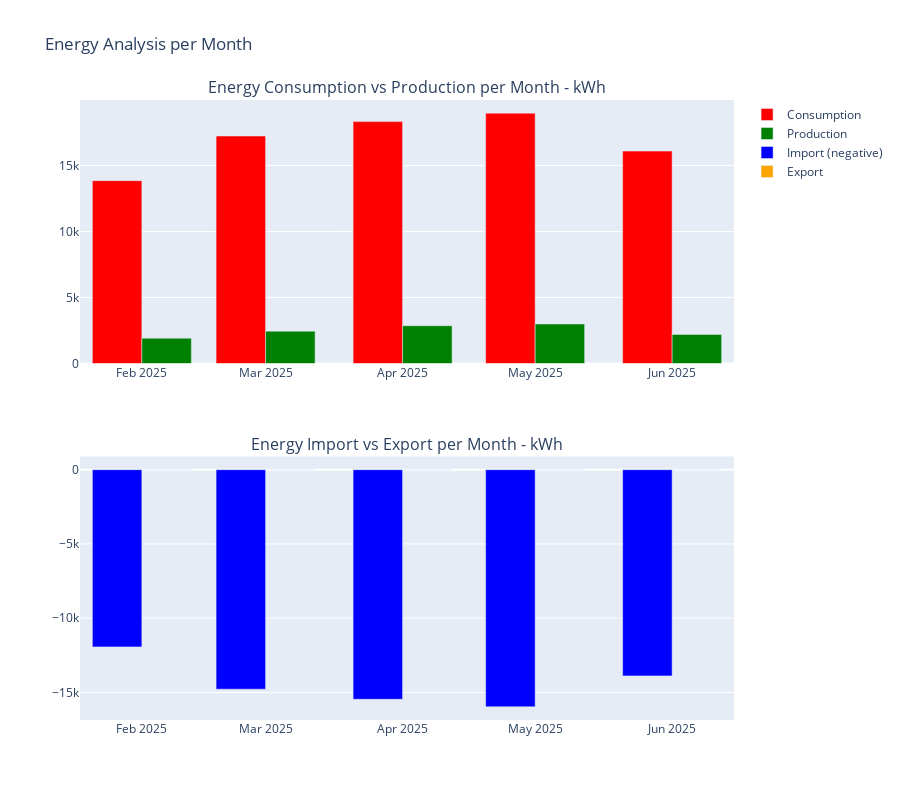
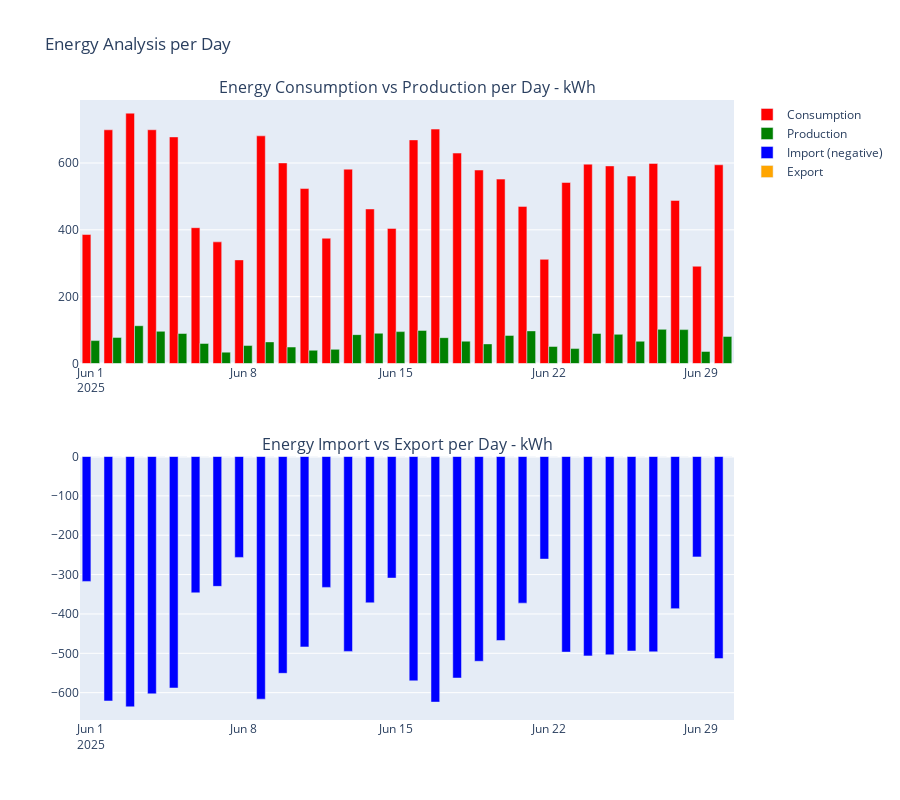

The notebook cell saved with these charts, in order:
### Code cell
ea.generate_summary_energy(df)

### Figure 1 — Plotly figure (JSON) as saved in the notebook; plotly's stock layout.template omitted (floating-point values rounded to 4 significant figures)
{"data": [{"marker": {"color": "red"}, "name": "Consumption", "type": "bar", "x": ["2025-02", "2025-03", "2025-04", "2025-05", "2025-06"], "xaxis": "x", "y": [13850.0, 17230.0, 18330.0, 18970.0, 16090.0], "yaxis": "y"}, {"marker": {"color": "green"}, "name": "Production", "type": "bar", "x": ["2025-02", "2025-03", "2025-04", "2025-05", "2025-06"], "xaxis": "x", "y": [1918.0, 2451.0, 2863.0, 2995.0, 2206.0], "yaxis": "y"}, {"marker": {"color": "blue"}, "name": "Import (negative)", "type": "bar", "x": ["2025-02", "2025-03", "2025-04", "2025-05", "2025-06"], "xaxis": "x2", "y": [-11940.0, -14780.0, -15470.0, -15970.0, -13890.0], "yaxis": "y2"}, {"marker": {"color": "orange"}, "name": "Export", "type": "bar", "x": ["2025-02", "2025-03", "2025-04", "2025-05", "2025-06"], "xaxis": "x2", "y": [0.0, 0.0, 0.001333, 0.05342, 0.0], "yaxis": "y2"}], "layout": {"annotations": [{"font": {"size": 16}, "showarrow": false, "text": "Energy Consumption vs Production per Month - kWh", "x": 0.5, "xanchor": "center", "xref": "paper", "y": 1, "yanchor": "bottom", "yref": "paper"}, {"font": {"size": 16}, "showarrow": false, "text": "Energy Import vs Export per Month - kWh", "x": 0.5, "xanchor": "center", "xref": "paper", "y": 0.425, "yanchor": "bottom", "yref": "paper"}], "height": 800, "showlegend": true, "title": {"text": "Energy Analysis per Month"}, "xaxis": {"anchor": "y", "domain": [0, 1]}, "xaxis2": {"anchor": "y2", "domain": [0, 1]}, "yaxis": {"anchor": "x", "domain": [0.575, 1]}, "yaxis2": {"anchor": "x2", "domain": [0, 0.425]}}}

### Figure 2 — Plotly figure (JSON) as saved in the notebook; plotly's stock layout.template omitted (floating-point values rounded to 4 significant figures)
{"data": [{"marker": {"color": "red"}, "name": "Consumption", "type": "bar", "x": ["2025-06-01", "2025-06-02", "2025-06-03", "2025-06-04", "2025-06-05", "2025-06-06", "2025-06-07", "2025-06-08", "2025-06-09", "2025-06-10", "2025-06-11", "2025-06-12", "2025-06-13", "2025-06-14", "2025-06-15", "2025-06-16", "2025-06-17", "2025-06-18", "2025-06-19", "2025-06-20", "2025-06-21", "2025-06-22", "2025-06-23", "2025-06-24", "2025-06-25", "2025-06-26", "2025-06-27", "2025-06-28", "2025-06-29", "2025-06-30"], "xaxis": "x", "y": [385.9, 699.3, 749.0, 699.4, 677.9, 406.4, 363.9, 310.0, 681.2, 600.2, 523.4, 374.9, 581.5, 462.3, 404.3, 669.1, 701.4, 629.6, 578.9, 551.7, 470.1, 311.7, 541.6, 596.4, 591.3, 560.8, 598.5, 487.9, 291.1, 594.6], "yaxis": "y"}, {"marker": {"color": "green"}, "name": "Production", "type": "bar", "x": ["2025-06-01", "2025-06-02", "2025-06-03", "2025-06-04", "2025-06-05", "2025-06-06", "2025-06-07", "2025-06-08", "2025-06-09", "2025-06-10", "2025-06-11", "2025-06-12", "2025-06-13", "2025-06-14", "2025-06-15", "2025-06-16", "2025-06-17", "2025-06-18", "2025-06-19", "2025-06-20", "2025-06-21", "2025-06-22", "2025-06-23", "2025-06-24", "2025-06-25", "2025-06-26", "2025-06-27", "2025-06-28", "2025-06-29", "2025-06-30"], "xaxis": "x", "y": [68.57, 78.14, 113.0, 96.35, 89.76, 59.99, 33.98, 53.67, 64.68, 49.31, 39.62, 42.33, 86.38, 90.55, 95.38, 99.06, 77.33, 66.77, 58.67, 84.1, 97.61, 51.0, 44.65, 89.86, 87.32, 66.62, 102.2, 101.4, 36.05, 81.09], "yaxis": "y"}, {"marker": {"color": "blue"}, "name": "Import (negative)", "type": "bar", "x": ["2025-06-01", "2025-06-02", "2025-06-03", "2025-06-04", "2025-06-05", "2025-06-06", "2025-06-07", "2025-06-08", "2025-06-09", "2025-06-10", "2025-06-11", "2025-06-12", "2025-06-13", "2025-06-14", "2025-06-15", "2025-06-16", "2025-06-17", "2025-06-18", "2025-06-19", "2025-06-20", "2025-06-21", "2025-06-22", "2025-06-23", "2025-06-24", "2025-06-25", "2025-06-26", "2025-06-27", "2025-06-28", "2025-06-29", "2025-06-30"], "xaxis": "x2", "y": [-317.4, -621.1, -636.0, -603.1, -588.2, -346.4, -329.9, -256.3, -616.5, -550.9, -483.8, -332.5, -495.1, -371.8, -308.9, -570.0, -624.0, -562.8, -520.2, -467.6, -372.5, -260.7, -497.0, -506.6, -503.9, -494.2, -496.3, -386.5, -255.0, -513.5], "yaxis": "y2"}, {"marker": {"color": "orange"}, "name": "Export", "type": "bar", "x": ["2025-06-01", "2025-06-02", "2025-06-03", "2025-06-04", "2025-06-05", "2025-06-06", "2025-06-07", "2025-06-08", "2025-06-09", "2025-06-10", "2025-06-11", "2025-06-12", "2025-06-13", "2025-06-14", "2025-06-15", "2025-06-16", "2025-06-17", "2025-06-18", "2025-06-19", "2025-06-20", "2025-06-21", "2025-06-22", "2025-06-23", "2025-06-24", "2025-06-25", "2025-06-26", "2025-06-27", "2025-06-28", "2025-06-29", "2025-06-30"], "xaxis": "x2", "y": [0.0, 0.0, 0.0, 0.0, 0.0, 0.0, 0.0, 0.0, 0.0, 0.0, 0.0, 0.0, 0.0, 0.0, 0.0, 0.0, 0.0, 0.0, 0.0, 0.0, 0.0, 0.0, 0.0, 0.0, 0.0, 0.0, 0.0, 0.0, 0.0, 0.0], "yaxis": "y2"}], "layout": {"annotations": [{"font": {"size": 16}, "showarrow": false, "text": "Energy Consumption vs Production per Day - kWh", "x": 0.5, "xanchor": "center", "xref": "paper", "y": 1, "yanchor": "bottom", "yref": "paper"}, {"font": {"size": 16}, "showarrow": false, "text": "Energy Import vs Export per Day - kWh", "x": 0.5, "xanchor": "center", "xref": "paper", "y": 0.425, "yanchor": "bottom", "yref": "paper"}], "height": 800, "showlegend": true, "title": {"text": "Energy Analysis per Day"}, "xaxis": {"anchor": "y", "domain": [0, 1]}, "xaxis2": {"anchor": "y2", "domain": [0, 1]}, "yaxis": {"anchor": "x", "domain": [0.575, 1]}, "yaxis2": {"anchor": "x2", "domain": [0, 0.425]}}}
